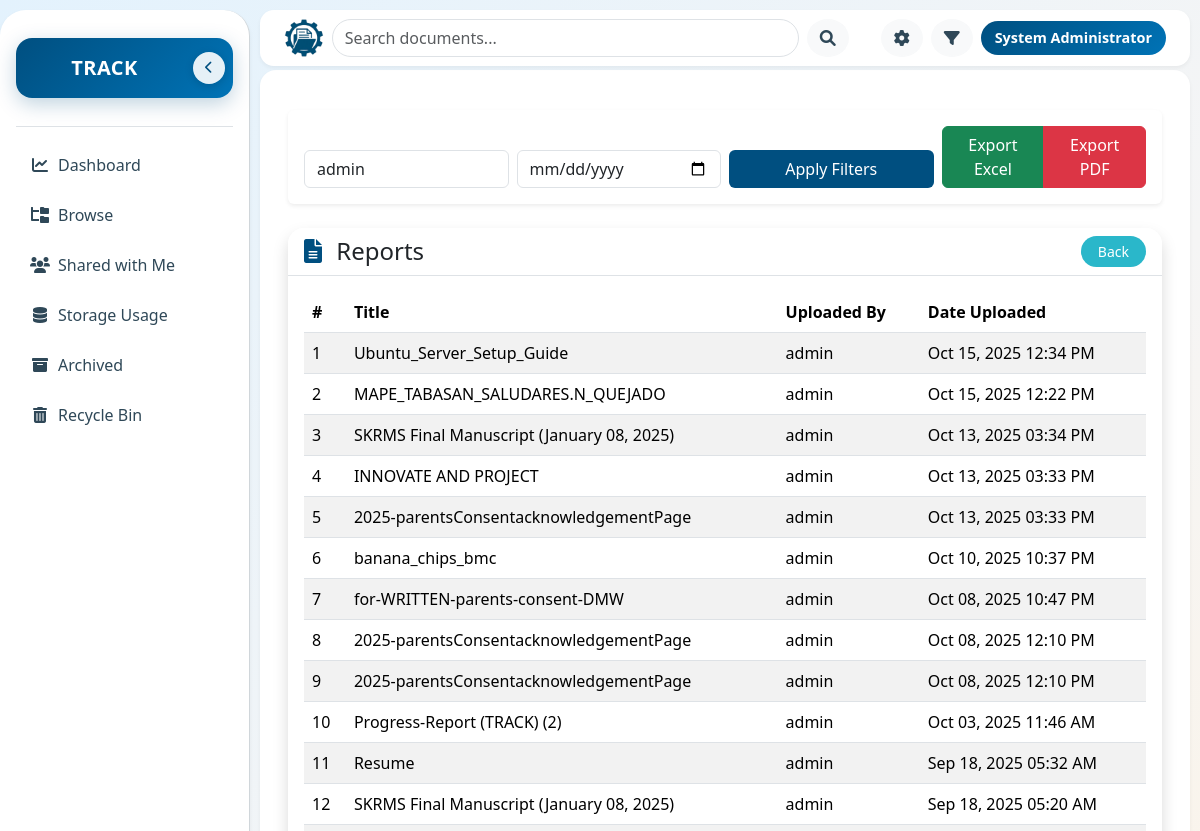
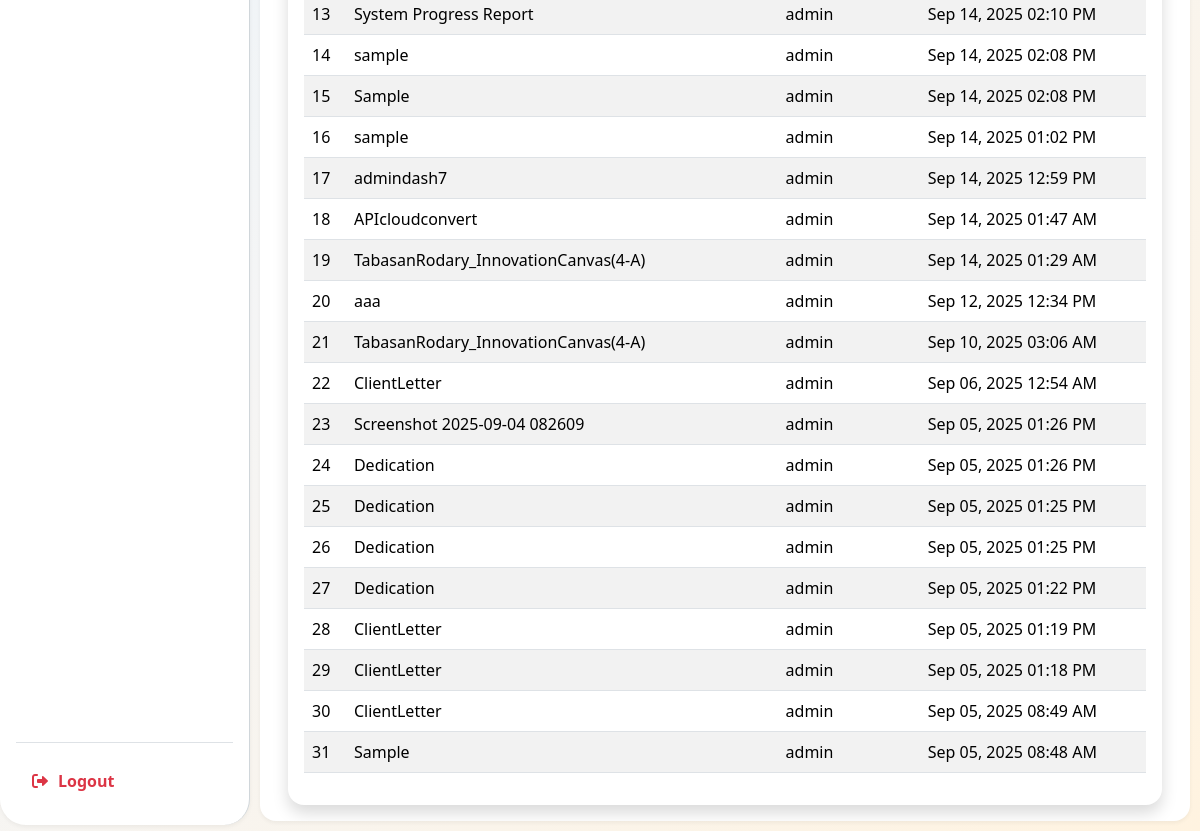
The app's page /all_reports.php?user=admin (signed in), older data (2 pictures, top to bottom).
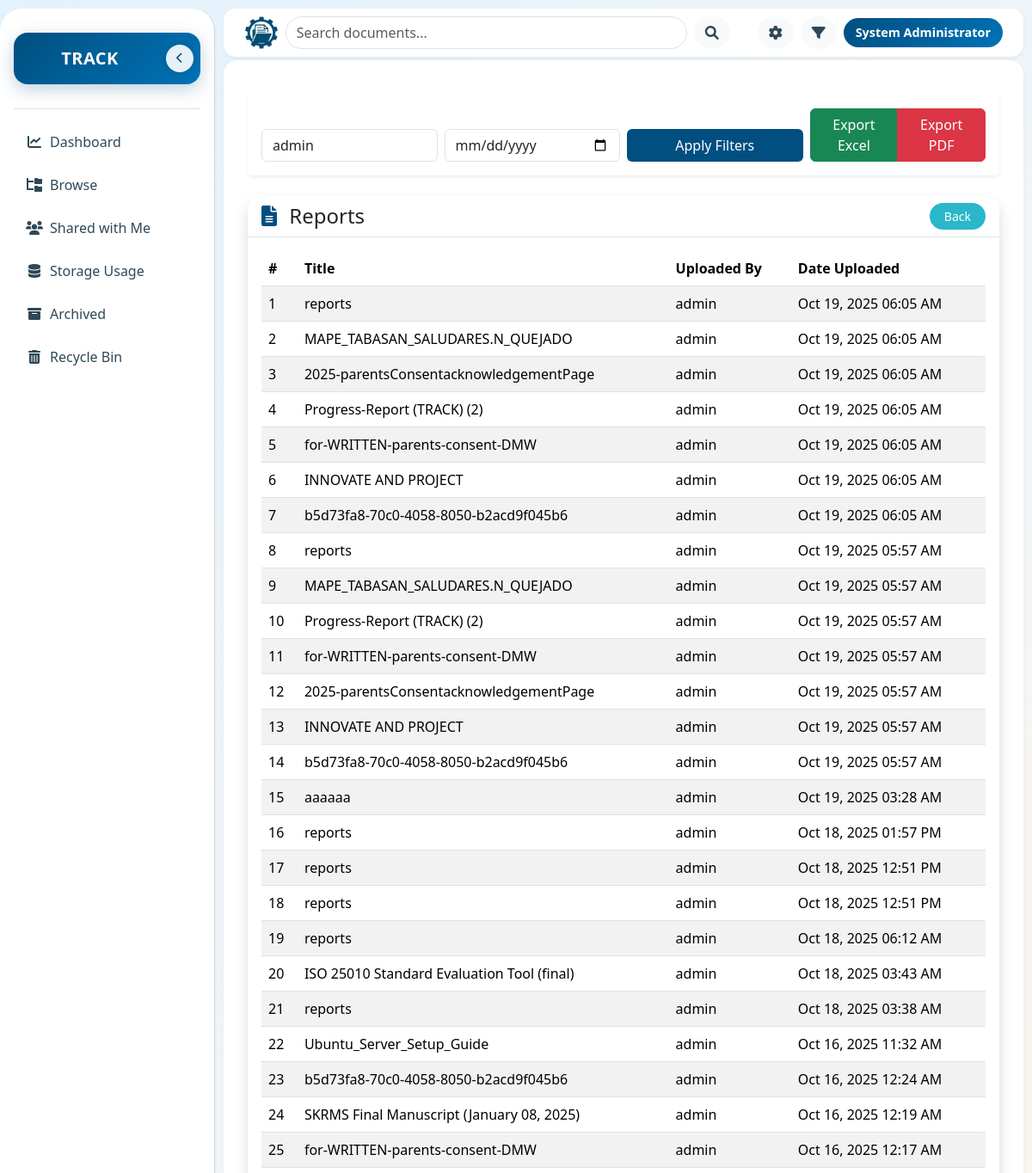
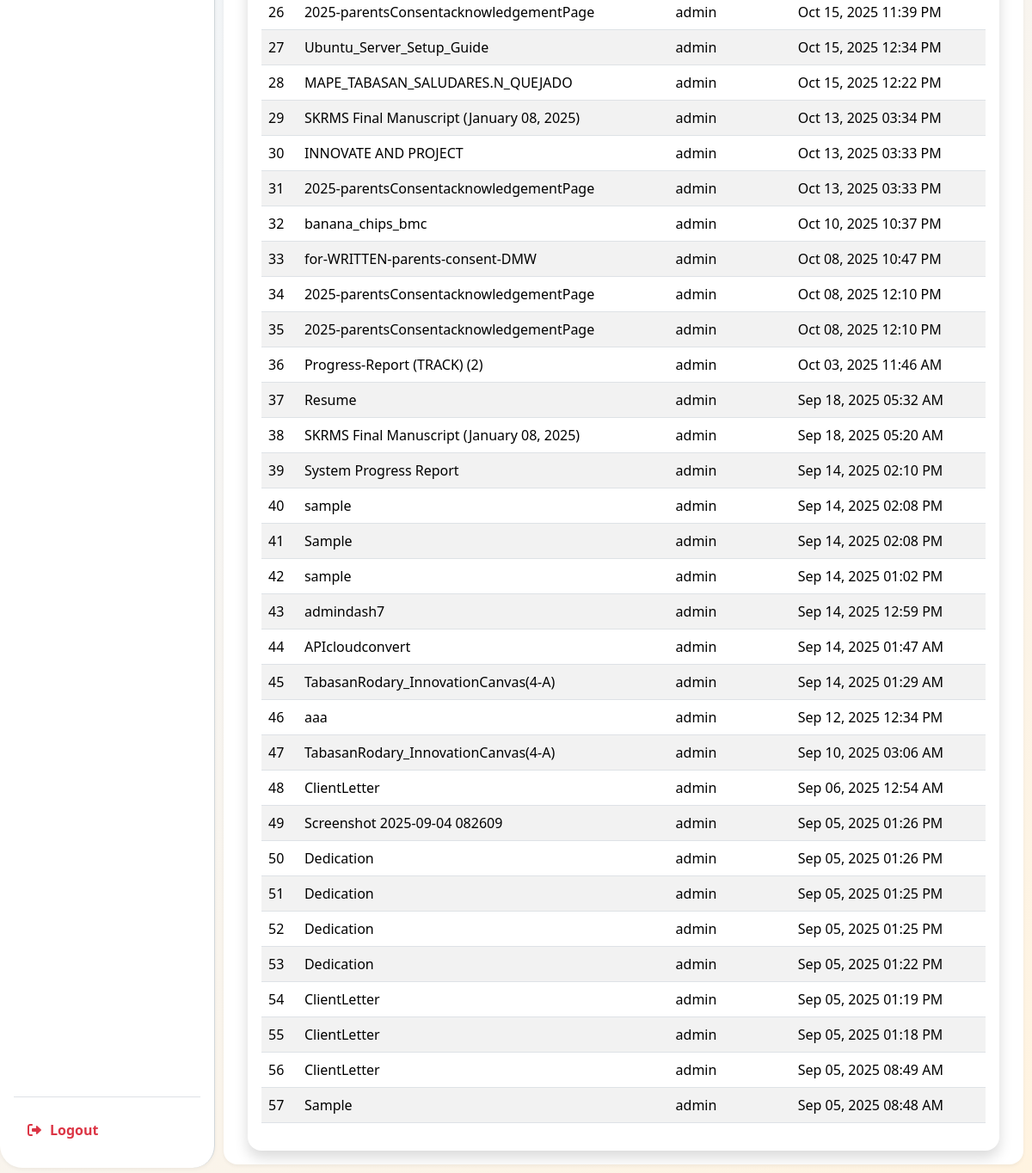
The same page, newer data (2 pictures, top to bottom).
### tables this page shows
CREATE TABLE `reports` (
  `id` int(11) NOT NULL,
  `title` varchar(255) NOT NULL,
  `file_path` varchar(255) NOT NULL,
  `uploaded_by` varchar(100) NOT NULL,
  `created_at` timestamp NOT NULL DEFAULT current_timestamp()
);

CREATE TABLE `users` (
  `id` int(11) NOT NULL,
  `username` varchar(100) NOT NULL,
  `email` varchar(100) NOT NULL,
  `password` varchar(200) NOT NULL,
  `full_name` varchar(100) DEFAULT NULL,
  `role` enum('user','admin','superadmin') DEFAULT 'user',
  `created_at` datetime DEFAULT current_timestamp(),
  `updated_at` datetime DEFAULT current_timestamp() ON UPDATE current_timestamp(),
  `is_logged_in` tinyint(1) DEFAULT 0,
  `status` enum('pending','active','disabled') DEFAULT 'pending'
);

### all_reports.php (the view, shortened to what this page needs)
<?php
require_once 'config/database.php';
$userFilter = $_GET['user'] ?? '';
$dateFilter = $_GET['date'] ?? '';
$query = "
    SELECT r.id, r.title, r.created_at, u.username AS uploaded_by
    FROM reports r
    JOIN users u ON r.uploaded_by = u.id
    WHERE 1=1
";
$params = [];
if (!empty($userFilter)) {
    $query .= " AND u.username LIKE :user";
    $params[':user'] = "%$userFilter%";
}
$query .= " ORDER BY r.created_at DESC";
$stmt = $db->prepare($query);
$stmt->execute($params);
$reports = $stmt->fetchAll(PDO::FETCH_ASSOC);
?>
<?php include 'includes/header.php'; ?>
<div class="container mt-4">
  <div class="card mb-4 shadow-sm border-0">
    <div class="card-body">
      <form method="GET" class="row g-2 align-items-end">
        <div class="col-md-3">
          <input type="text" name="user" class="form-control" placeholder="Filter by username..." value="<?= htmlspecialchars($userFilter) ?>">
        </div>
        <div class="col-md-3">
          <input type="date" name="date" class="form-control" value="<?= htmlspecialchars($dateFilter) ?>">
        </div>
        <div class="col-md-3">
          <button type="submit" class="btn w-100" style="background-color: #004F80; color: white;">Apply Filters</button>
        </div>
        <div class="col-md-3 text-end">
          <?php if (count($reports) > 0): ?>
            <div class="btn-group w-100">
              <a href="?<?= http_build_query(array_merge($_GET, ['export' => 'excel'])) ?>" class="btn btn-success w-50">Export Excel</a>
              <a href="?<?= http_build_query(array_merge($_GET, ['export' => 'pdf'])) ?>" class="btn btn-danger w-50">Export PDF</a>
            </div>
          <?php endif; ?>
        </div>
      </form>
    </div>
  </div>
  <div class="card shadow rounded-4 border-0">
    <div class="card-header d-flex justify-content-between align-items-center bg-white border-bottom rounded-top-4">
      <h4 class="mb-0">
        <i class="fas fa-file-alt me-2" style="color:#004F80;"></i> Reports
      </h4>
      <a href="dashboard.php" class="btn btn-sm rounded-pill px-3" style="background-color: #2AB7CA; color: white; font-weight: 500;">Back</a>
    </div>
    <div class="card-body">
      <?php if (count($reports) > 0): ?>
        <div class="table-responsive">
          <table class="table table-striped align-middle">
            <thead>
              <tr>
                <th>#</th>
                <th>Title</th>
                <th>Uploaded By</th>
                <th>Date Uploaded</th>
              </tr>
            </thead>
            <tbody>
              <?php foreach ($reports as $index => $report): ?>
                <tr>
                  <td><?= $index + 1 ?></td>
                  <td><?= htmlspecialchars($report['title']) ?></td>
                  <td><?= htmlspecialchars($report['uploaded_by']) ?></td>
                  <td><?= date("M d, Y h:i A", strtotime($report['created_at'])) ?></td>
                </tr>
              <?php endforeach; ?>
            </tbody>
          </table>
        </div>
      <?php else: ?>
        <p class="text-muted">No reports found matching your filters.</p>
      <?php endif; ?>
    </div>
  </div>
</div>

Row changes from the older to the newer data that the page shows:
added reports: title "reports", users.username "admin", created_at "Oct 19, 2025 06:05 AM"
added reports: title "MAPE_TABASAN_SALUDARES.N_QUEJADO", users.username "admin", created_at "Oct 19, 2025 06:05 AM"
added reports: title "2025-parentsConsentacknowledgementPage", users.username "admin", created_at "Oct 19, 2025 06:05 AM"
added reports: title "Progress-Report (TRACK) (2)", users.username "admin", created_at "Oct 19, 2025 06:05 AM"
added reports: title "for-WRITTEN-parents-consent-DMW", users.username "admin", created_at "Oct 19, 2025 06:05 AM"
added reports: title "INNOVATE AND PROJECT", users.username "admin", created_at "Oct 19, 2025 06:05 AM"
added reports: title "b5d73fa8-70c0-4058-8050-b2acd9f045b6", users.username "admin", created_at "Oct 19, 2025 06:05 AM"
added reports: title "reports", users.username "admin", created_at "Oct 19, 2025 05:57 AM"
added reports: title "MAPE_TABASAN_SALUDARES.N_QUEJADO", users.username "admin", created_at "Oct 19, 2025 05:57 AM"
added reports: title "Progress-Report (TRACK) (2)", users.username "admin", created_at "Oct 19, 2025 05:57 AM"
added reports: title "for-WRITTEN-parents-consent-DMW", users.username "admin", created_at "Oct 19, 2025 05:57 AM"
added reports: title "2025-parentsConsentacknowledgementPage", users.username "admin", created_at "Oct 19, 2025 05:57 AM"
added reports: title "INNOVATE AND PROJECT", users.username "admin", created_at "Oct 19, 2025 05:57 AM"
added reports: title "b5d73fa8-70c0-4058-8050-b2acd9f045b6", users.username "admin", created_at "Oct 19, 2025 05:57 AM"
added reports: title "aaaaaa", users.username "admin", created_at "Oct 19, 2025 03:28 AM"
added reports: title "reports", users.username "admin", created_at "Oct 18, 2025 01:57 PM"
added reports: title "reports", users.username "admin", created_at "Oct 18, 2025 12:51 PM"
added reports: title "reports", users.username "admin", created_at "Oct 18, 2025 12:51 PM"
added reports: title "reports", users.username "admin", created_at "Oct 18, 2025 06:12 AM"
added reports: title "ISO 25010 Standard Evaluation Tool (final)", users.username "admin", created_at "Oct 18, 2025 03:43 AM"
added reports: title "reports", users.username "admin", created_at "Oct 18, 2025 03:38 AM"
added reports: title "Ubuntu_Server_Setup_Guide", users.username "admin", created_at "Oct 16, 2025 11:32 AM"
added reports: title "b5d73fa8-70c0-4058-8050-b2acd9f045b6", users.username "admin", created_at "Oct 16, 2025 12:24 AM"
added reports: title "SKRMS Final Manuscript (January 08, 2025)", users.username "admin", created_at "Oct 16, 2025 12:19 AM"
added reports: title "for-WRITTEN-parents-consent-DMW", users.username "admin", created_at "Oct 16, 2025 12:17 AM"
added reports: title "2025-parentsConsentacknowledgementPage", users.username "admin", created_at "Oct 15, 2025 11:39 PM"
